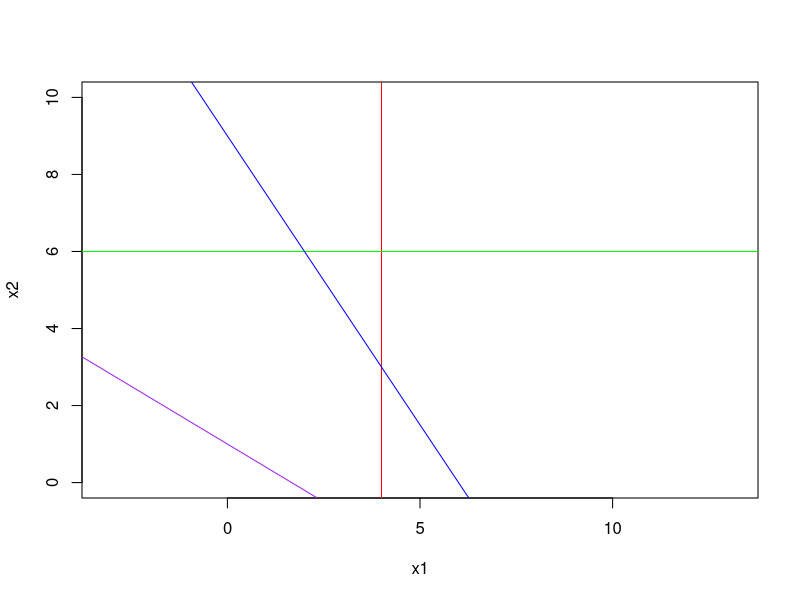

The R source for this figure:
# Max z = 3 * x1 + 5 * x2
# ST 1 * x1 + 0 * x2 <= 4
#    0 * x1 + 2 * x2 <= 12
#    3 * x1 + 2 * x2 <= 18
#    x1, x2 >= 0

install.packages("lpSolve")
library(lpSolve)
objective_coefficient <- c(3, 5)
ST_matrix <- matrix(c(1, 0, 0, 2, 3, 2), nrow = 3, byrow = TRUE)
ST_1 <- 4
ST_2 <- 12
ST_3 <- 18
ST_rhs <- c(ST_1, ST_2, ST_3)
ST_dir <- c("<=", "<=", "<=")
optimal <- lp(direction = "max", objective_coefficient, ST_matrix, ST_dir, ST_rhs)
optimal
optimal$solution


plot(c(0,10), c(0,10), type = "n", xlab = "x1", ylab = "x2", asp = 1)
abline(v = 4, col = "red")
abline(h = 6, col = "green")
abline(a = 9, b = -3/2, col="blue")
abline(a = 1, b = -3/5, col="purple") # a = 36/5
